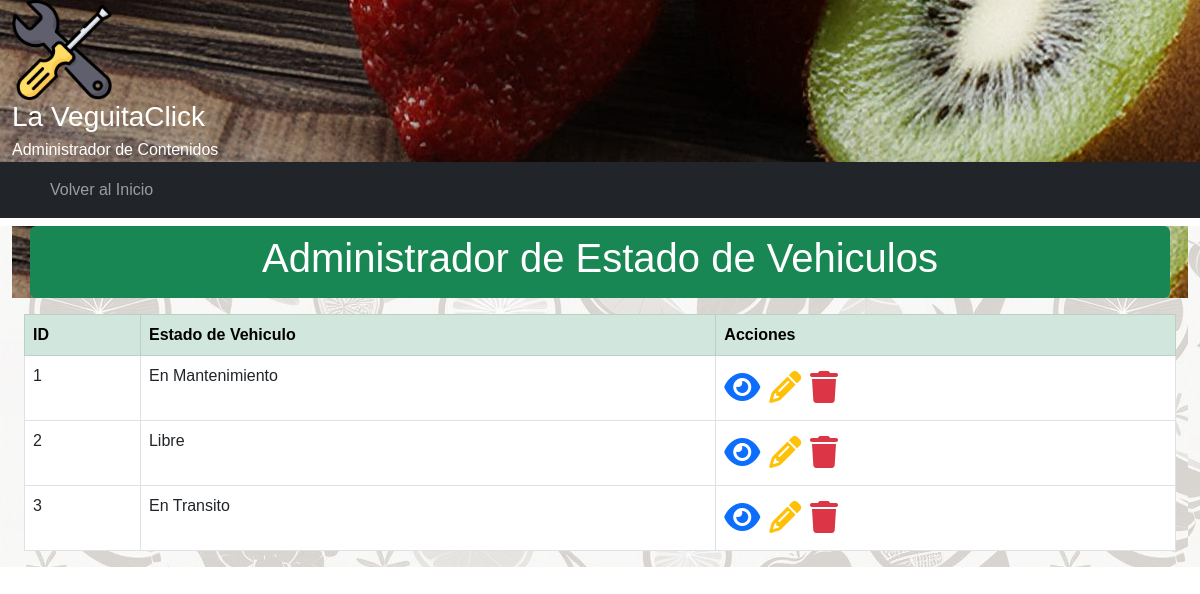
Page /crud/estadoVehiculo/ on the committed database.
### crud/models.py (models this page shows, shortened)
class EstadoVehiculo(models.Model):
    estado = models.CharField(verbose_name='Estado de Vehiculo', max_length=50)
    created_at = models.DateTimeField(verbose_name='Fecha creación', auto_now_add=True)
    updated_at = models.DateTimeField(verbose_name='Fecha actualización', auto_now=True)
    class Meta:
        verbose_name = 'estado de vehiculo'
        verbose_name_plural = 'estado de vehiculos'
        ordering = ['id']

### crud/views.py (the view)
# urls.py: path('estadoVehiculo/', estadoVehiculo_lista, name="estadoVehiculo"),
def estadoVehiculo_lista(request):
    context = {'estadoVehiculo': EstadoVehiculo.objects.all()}
    return render(request,'crud/estadoVehiculo.html',context)

### crud/templates/crud/estadoVehiculo.html (shortened to what this page needs)
{% extends 'crud/base.html' %}
{% load static %}
{% block main_content %}
<div class="container-fluid">
<main>
<header>
   <div class="container my-2 p-2 text-white text-center rounded bg-success">
      <h1>Administrador de Estado de Vehiculos</h1>
   </div>
</header>
 <div class="container-fluid my-2">
     <div class="table-responsive">
        <table class="table table-bordered">
            <thead class="table-success">
                <tr>
                    <th>ID</th>
                    <th>Estado de Vehiculo</th>
                    <th>Acciones</th>
                </tr>
            </thead>
            <tbody>
                {% for p in estadoVehiculo %}
                <tr>
                    <td>{{p.id}}</td>
                    <td>{{p.estado}}</td>
                    <td>
                        <a class="text-decoration-none" href="{% url 'estadoVehiculo-detail' estadoVehiculo_id=p.id %}">
                            <span class="text-primary fs-2">
                                <i class="fa-solid fa-eye"></i>
                            </span>
                        </a>
                        <a class="text-decoration-none" href="{% url 'estadoVehiculo-edit' estadoVehiculo_id=p.id %}">
                            <span class="text-warning fs-2">
                                <i class="fa-solid fa-pencil"></i>
                            </span>
                        </a>
                        <a class="text-decoration-none modal-borrar" data-bs-toggle="modal"
                            data-bs-target="#staticBackdrop"
                            data-href="{% url 'estadoVehiculo-delete' estadoVehiculo_id=p.id %}">
                            <span class="text-danger fs-2">
                                <i class="fa-solid fa-trash"></i>
                            </span>
                        </a>
                    </td>
                </tr>
                {% endfor %}
            </tbody>
        </table>
    </div>
</main>
</div>
{% endblock %}

### crud/static/crud/css/styles.css (style rules this page uses)
body { margin: 0px; padding: 0px; font-family: Verdana, Geneva, Tahoma, sans-serif; }
header { background: url("img/bg-header.png"); color: white; }
header { background-color: rgb(35, 179, 109); color: white; }
main { background: url("img/bg-page.png"); background-color: white; }

### rows in the picture
EstadoVehiculo: id "1", estado "En Mantenimiento"
EstadoVehiculo: id "2", estado "Libre"
EstadoVehiculo: id "3", estado "En Transito"
